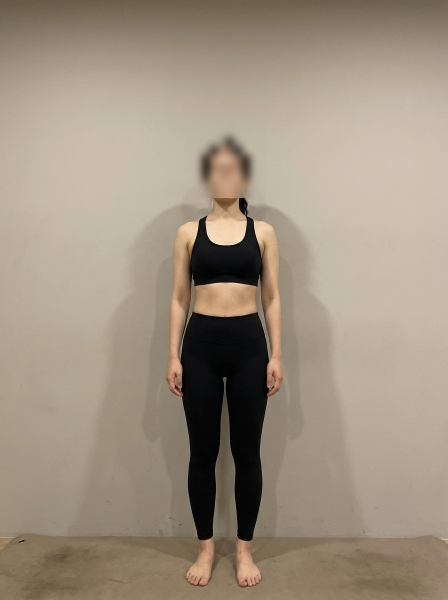
#> input picture store/demo-photos/stand-front-before.jpg, 896 x 1200 px (shown at 1/2 size)
$ python blur-faces.py
#> lines starting #> are read from the running program, lines starting #| are printed output that depends on the picture; after the words box and inside, x2 and y2 are one past the last pixel; in counts of white or black regions, pixels touching at a corner belong together
# 데모 체형 사진 얼굴 가림(P46). 이 사진들은 **AI 생성**이라 실존 인물이 아니지만,
# 사람으로 읽히는 이상 스토어에 얼굴을 노출할 이유가 없다 — 픽셀레이트로 가린다.
#
# 자동 얼굴 검출을 쓰지 않는다: OpenCV 5는 Haar를 뺐고, 균일 배경 실루엣 검출은
# 벽 비네팅에 걸린다(실측). 4장뿐이고 촬영이 고정이라 **눈으로 확정한 정규화 좌표**가
# 가장 정확하고 재현 가능하다(좌표 근거: 원본 위 격자 오버레이로 판독).
#
# 재실행: <venv>/bin/python store/demo-photos/blur-faces.py  (원본에서만 1회 — 멱등 아님)
import cv2
import numpy as np
from pathlib import Path

SRC = Path(__file__).resolve().parent

# 파일 → (x0, x1, y0, y1) 정규화 머리 영역. 머리카락·턱까지 여유 포함.
HEADS = {
    "stand-front-before.jpg": (0.415, 0.595, 0.200, 0.330),
    "stand-front-after.jpg":  (0.415, 0.595, 0.050, 0.190),
    "stand-side-before.jpg":  (0.385, 0.570, 0.155, 0.300),
    "stand-side-after.jpg":   (0.415, 0.600, 0.105, 0.270),
}

for name, (fx0, fx1, fy0, fy1) in HEADS.items():
    p = SRC / name
    img = cv2.imread(str(p))
#> img is the input picture: shape (1200, 896, 3); mean B, G, R 128.2, 144.9, 158.3
    h, w = img.shape[:2]
#> h = 1200; w = 896
    x, y = int(w * fx0), int(h * fy0)
#> x = 371; y = 240
    fw, fh = int(w * (fx1 - fx0)), int(h * (fy1 - fy0))
#> fw = 161; fh = 156

    roi = img[y:y + fh, x:x + fw]
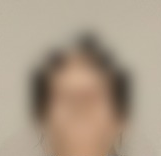
#> roi: shape (156, 161, 3); mean B, G, R 135.8, 154.8, 170.9
    # 픽셀레이트 후 가우시안 — 되돌릴 수 없는 수준으로.
    small = cv2.resize(roi, (max(1, fw // 16), max(1, fh // 16)), interpolation=cv2.INTER_LINEAR)
    pix = cv2.resize(small, (fw, fh), interpolation=cv2.INTER_NEAREST)
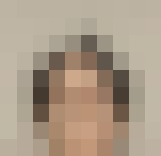
#> pix: shape (156, 161, 3); mean of channels 0, 1, 2 136, 154.9, 171; drawn as B, G, R
    pix = cv2.GaussianBlur(pix, (0, 0), sigmaX=fw * 0.05)
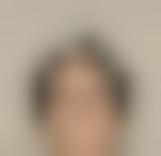
#> pix: shape (156, 161, 3); mean of channels 0, 1, 2 136, 154.9, 171; drawn as B, G, R

    # 타원 페더 합성 — 사각 자국을 남기지 않는다.
    mask = np.zeros((fh, fw), np.uint8)
    cv2.ellipse(mask, (fw // 2, fh // 2), (int(fw * 0.55), int(fh * 0.55)), 0, 0, 360, 255, -1)
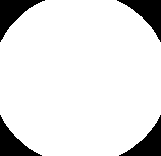
#> mask: shape (156, 161); 88.7% white; 4 black regions, box (x1, y1, x2, y2) and area: (0, 0, 45, 42) 737, (117, 0, 161, 42) 737, (119, 115, 161, 156) 685, (0, 115, 42, 156) 684
    mask = cv2.GaussianBlur(mask, (0, 0), sigmaX=fw * 0.09)
    m3 = cv2.cvtColor(mask, cv2.COLOR_GRAY2BGR).astype(np.float32) / 255.0
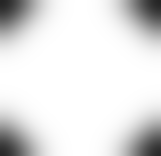
#> mask: shape (156, 161); min 37, max 255, mean 226.8
    img[y:y + fh, x:x + fw] = (pix.astype(np.float32) * m3 + roi.astype(np.float32) * (1 - m3)).astype(np.uint8)
#> img: shape (1200, 896, 3); 2.06% of pixels changed, all inside (x1, y1, x2, y2) = (371, 240, 532, 396)

    cv2.imwrite(str(p), img, [cv2.IMWRITE_JPEG_QUALITY, 92])
    print(f"{name}: box=({x},{y},{fw},{fh})")
#| stand-front-before.jpg: box=(371,240,161,156)
#> pass 2 of the loop `for name, (fx0, fx1, fy0, fy1) in HEADS.items():`:
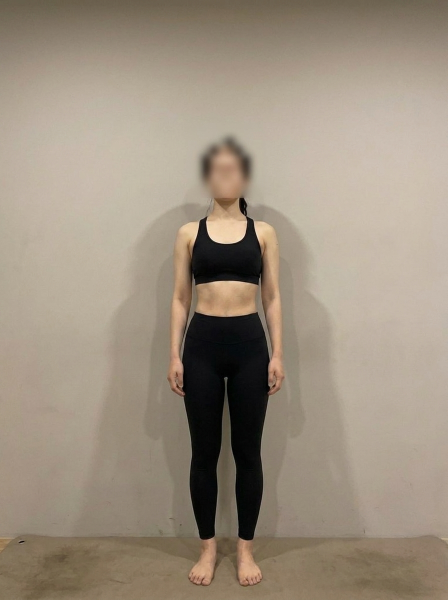
#> input picture store/demo-photos/stand-front-after.jpg, 896 x 1200 px (shown at 1/2 size)
#> img is the input picture: shape (1200, 896, 3); mean B, G, R 126.9, 143.4, 156.5
#> roi: shape (168, 161, 3)
#> `cv2.ellipse(mask, (fw // 2, fh // 2), (int(fw * 0.55), int(fh * 0.55))..`:
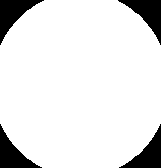
#> mask: shape (168, 161); 88.8% white; 4 black regions, box (x1, y1, x2, y2) and area: (0, 0, 44, 45) 782, (118, 0, 161, 45) 778, (0, 124, 42, 168) 738, (119, 124, 161, 168) 735
#> `m3 = cv2.cvtColor(mask, cv2.COLOR_GRAY2BGR).astype(np.float32) / 255.0`:
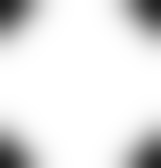
#> mask: shape (168, 161); min 33, max 255, mean 227.1
#> img: shape (1200, 896, 3); 2.13% of pixels changed, all inside (x1, y1, x2, y2) = (371, 60, 532, 228)
#| stand-front-after.jpg: box=(371,60,161,168)
#> pass 3 of the loop `for name, (fx0, fx1, fy0, fy1) in HEADS.items():`:
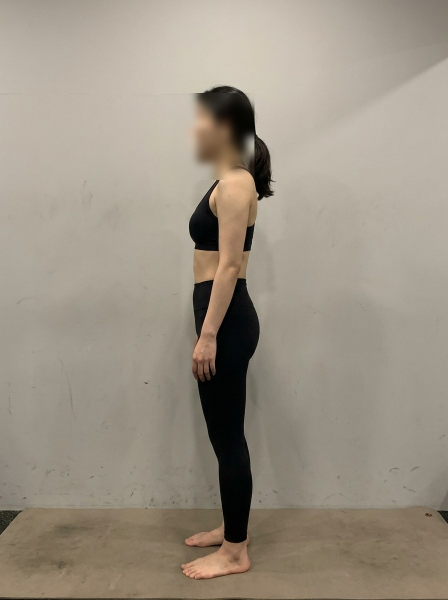
#> input picture store/demo-photos/stand-side-before.jpg, 896 x 1200 px (shown at 1/2 size)
#> img is the input picture: shape (1200, 896, 3); mean B, G, R 132.6, 146.8, 156.3
#> roi: shape (174, 165, 3)
#> `cv2.ellipse(mask, (fw // 2, fh // 2), (int(fw * 0.55), int(fh * 0.55))..`:
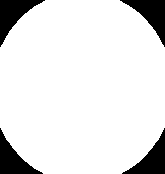
#> mask: shape (174, 165); 88.5% white; 4 black regions, box (x1, y1, x2, y2) and area: (0, 0, 45, 47) 847, (120, 0, 165, 47) 847, (0, 128, 43, 174) 797, (122, 128, 165, 174) 797
#> `m3 = cv2.cvtColor(mask, cv2.COLOR_GRAY2BGR).astype(np.float32) / 255.0`:
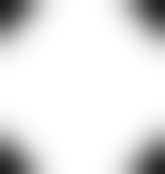
#> mask: shape (174, 165); min 31, max 255, mean 226.4
#> img: shape (1200, 896, 3); 2.47% of pixels changed, all inside (x1, y1, x2, y2) = (344, 186, 509, 360)
#| stand-side-before.jpg: box=(344,186,165,174)
#> the loop made 4 passes; the first 3 are shown
